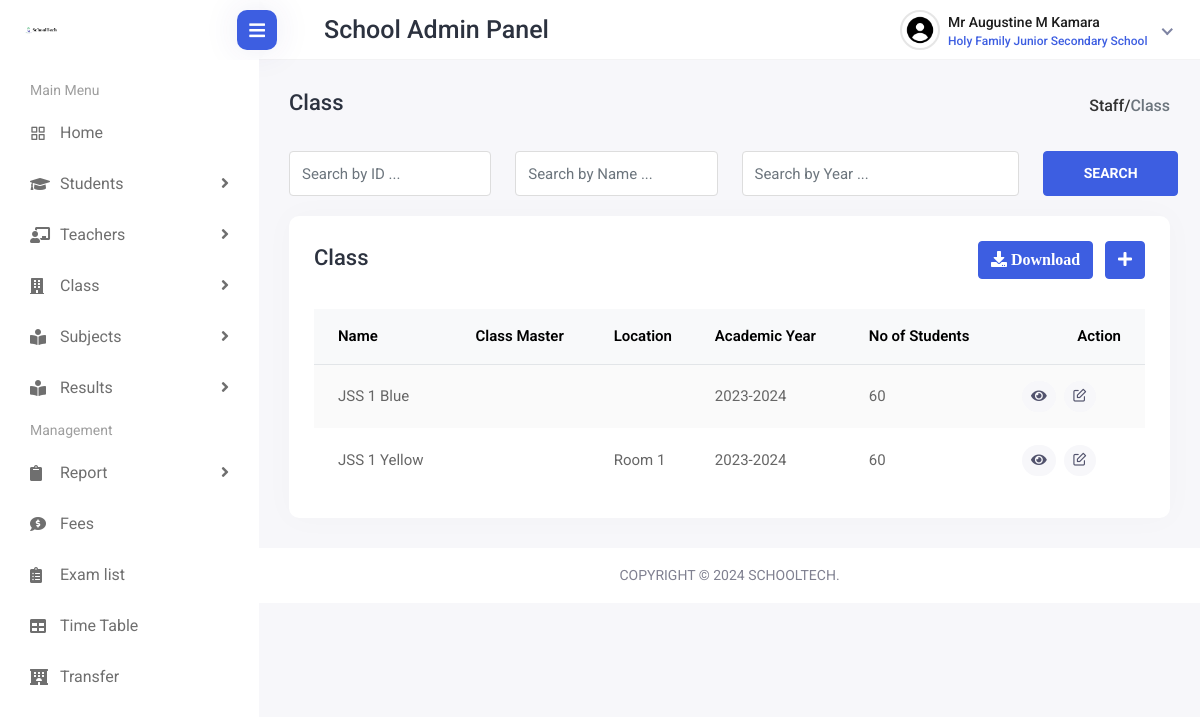
The page /schooladmin/class.php (signed in) on the database its author committed.
### tables this page shows
CREATE TABLE `schooladmin` (
  `id` int(11) NOT NULL,
  `school_id` int(11) NOT NULL,
  `schoolname` varchar(125) NOT NULL,
  `adminname` varchar(125) NOT NULL,
  `admin_images` varchar(125) NOT NULL,
  `gender` varchar(125) NOT NULL,
  `dob` varchar(125) NOT NULL,
  `nationality` varchar(125) NOT NULL,
  `pincode` varchar(125) NOT NULL,
  `emailaddress` varchar(125) NOT NULL,
  `phonenumber` varchar(255) NOT NULL,
  `homeaddress` varchar(125) NOT NULL,
  `password` varchar(125) NOT NULL,
  `status` varchar(125) NOT NULL,
  `date` varchar(125) NOT NULL,
  `month` varchar(125) NOT NULL,
  `year` varchar(125) NOT NULL
);

CREATE TABLE `class` (
  `id` int(11) NOT NULL,
  `school_id` varchar(125) NOT NULL,
  `schoolname` varchar(125) NOT NULL,
  `batch` varchar(125) NOT NULL,
  `classname` varchar(125) NOT NULL,
  `department` varchar(125) NOT NULL,
  `stage` varchar(125) NOT NULL,
  `level` varchar(125) NOT NULL,
  `classmaster` varchar(125) NOT NULL,
  `location` varchar(125) NOT NULL,
  `date` varchar(125) NOT NULL,
  `month` varchar(125) NOT NULL,
  `year` varchar(125) NOT NULL
);

### schooladmin/class.php (the view, shortened to what this page needs)
<?php
include('include/header.php');
?>
<div class="page-wrapper">
<div class="content container-fluid">
<div class="page-header">
<div class="row align-items-center">
<div class="col">
<h3 class="page-title">Class</h3>
<ul class="breadcrumb">
<li class="breadcrumb"><a href="view_staff.php">Staff/</a></li>
<li class="breadcrumb-item active">Class</li>
</ul>
</div>
</div>
</div>
<div class="student-group-form">
<div class="row">
<div class="col-lg-3 col-md-6">
<div class="form-group">
<input type="text" class="form-control" placeholder="Search by ID ...">
</div>
</div>
<div class="col-lg-3 col-md-6">
<div class="form-group">
<input type="text" class="form-control" placeholder="Search by Name ...">
</div>
</div>
<div class="col-lg-4 col-md-6">
<div class="form-group">
<input type="text" class="form-control" placeholder="Search by Year ...">
</div>
</div>
<div class="col-lg-2">
<div class="search-student-btn">
<button type="btn" class="btn btn-primary">Search</button>
</div>
</div>
</div>
</div>
<div class="row">
<div class="col-sm-12">
<div class="card card-table">
<div class="card-body" id="classdownload">
<div class="page-header">
<div class="row align-items-center">
<div class="col">
<h3 class="page-title">Class</h3>
</div>
<div class="col-auto text-end float-end ms-auto download-grp">
<button class="btn btn-outline-primary me-2" id="download"><i class="fas fa-download"> Download</i></button>
<a href="add_class.php" class="btn btn-primary"><i class="fas fa-plus"></i></a>
</div>
</div>
</div>
<table class="table border-0 star-student table-hover table-center mb-0 datatable table-striped">
<thead class="student-thread">
<tr>
<th>Name</th>
<th>Class Master</th>
<th>Location</th>
<th>Academic Year</th>
<th>No of Students</th>
<th class="text-end">Action</th>
</tr>
</thead>
<tbody>
<?php
$id = $_SESSION['id'];
$data = mysqli_query($sql_con, "select * from schooladmin where id = '$id' ");
$row = mysqli_fetch_array($data);
$school_id = $row['school_id'];
                        $query = "SELECT * FROM class WHERE school_id = $school_id";
                    $result = mysqli_query($sql_con, $query);
                    ?>
 <tr>
                            <?php
                            while ($row = mysqli_fetch_assoc($result)) {
                                ?>
                            <tr>
                                <td>
                                    <?php echo $row['classname']; ?>
                                </td>
                                <td>
                                </td>
                                <td>
                                    <?php echo $row['location']; ?>
                                </td>
                                <td>
                                    <?php echo $row['batch']; ?>
                                </td>
                                <td>
                                    <?php echo '60'; ?>
                                </td>
                                <td>
                                    <div class="d-flex">
                                        <a href="sold.php?id=<?php echo $row['id']; ?>" data-tooltip="tooltip" title="View"
                                            data-target="#viewthreeModaldep" class="btn btn-sm bg-success-light me-2"><i
                                                class="fa fa-eye"></i></a>
                                        <a href="edit_class.php?id=<?php echo $row['id']; ?>" data-tooltip="tooltip" title="View"
                                            data-target="#viewthreeModaldep" class="btn btn-sm bg-danger-light"><i
                                            class="feather-edit"></i></a>
                                    </div>
                                </td>
                            </tr>
                            <?php
                            }
                            ?>
                </tr>
                </tbody>
</table>
</div>
</div>
</div>
</div>
</div>
<footer>
<p>Copyright © 2024 SchoolTech.</p>
</footer>
</div>
</body>
</html>

### schooladmin/include/header.php (shortened to what this page needs)
<?php
include('dbcon.php');
?>
<!DOCTYPE html>
<html lang="en">
<head>
    <link rel="stylesheet" href="assets/plugins/bootstrap/css/bootstrap.min.css">
    <link rel="stylesheet" href="assets/plugins/feather/feather.css">
    <link rel="stylesheet" href="assets/plugins/icons/flags/flags.css">
    <link rel="stylesheet" href="assets/plugins/fontawesome/css/fontawesome.min.css">
    <link rel="stylesheet" href="assets/plugins/fontawesome/css/all.min.css">
    <link rel="stylesheet" href="assets/css/style.css">
</head>
<body>
    <div class="main-wrapper">
        <div class="header">
            <div class="header-left">
                <a href="view_staff.php" class="logo">
                    <img src="assets/img/stlogo1.png" width="10000" height="10000" alt="Logo">
                </a>
            </div>
            <div class="menu-toggle">
                <a href="javascript:void(0);" id="toggle_btn">
                    <i class="fas fa-bars"></i>
                </a>
            </div>
            <div class="top-nav-search" style="margin: 15px; padding-left: 50px">
                <h3 class="page-title" style="font-size: 25px">School Admin Panel</h3>
            </div>
            <ul class="nav user-menu">
                <li class="nav-item dropdown has-arrow new-user-menus">
                    <a href="#" class="dropdown-toggle nav-link" data-bs-toggle="dropdown">
                        <span class="user-img">
                            <img class="rounded-circle" src="assets/img/cavatar.png" width="31" alt="Ryan Taylor">
                            <div class="user-text">
                                <h6><?php $id = $_SESSION['id'];
                                    $data = mysqli_query($sql_con, "select * from schooladmin where id = '$id' ");
                                    $row = mysqli_fetch_array($data); ?></h6>
                                <h6><?php
                                if ($row['gender'] == 'Male') {
                                    echo "Mr"; echo ' '; echo $row['adminname'];
                                }
                                else {
                                    echo 'Mrs'; echo ' '; echo $row['adminname'];
                                }
                                ?></h6>
                                <p class="text-muted mb-0"><?php echo $row['schoolname']; ?></p>
                            </div>
                        </span>
                    </a>
                </li>
            </ul>
        </div>
        <div class="sidebar" id="sidebar">
            <div class="sidebar-inner slimscroll">
                <div id="sidebar-menu" class="sidebar-menu">
                    <ul>
                        <li class="menu-title">
                            <span>Main Menu</span>
                        </li>
                        <li>
                            <a href="view_staff.php"><i class="feather-grid"></i> <span>Home</span></a>
                        </li>
                        <li class="submenu">
                            <a href="#"><i class="fas fa-graduation-cap"></i> <span> Students</span> <span class="menu-arrow"></span></a>
                        </li>
                        <li class="submenu">
                            <a href="#"><i class="fas fa-chalkboard-teacher"></i> <span> Teachers</span> <span class="menu-arrow"></span></a>
                        </li>
                        <li class="submenu">
                            <a href="#"><i class="fas fa-building"></i> <span> Class</span> <span class="menu-arrow"></span></a>
                        </li>
                        <li class="submenu">
                            <a href="#"><i class="fas fa-book-reader"></i> <span> Subjects</span> <span class="menu-arrow"></span></a>
                        </li>
                        <li class="submenu">
                            <a href="#"><i class="fas fa-book-reader"></i> <span> Results</span> <span class="menu-arrow"></span></a>
                        </li>
                        <li class="menu-title">
                            <span>Management</span>
                        </li>
                        <li class="submenu">
                            <a href="#"><i class="fas fa-clipboard"></i> <span> Report</span> <span class="menu-arrow"></span></a>
                        </li>
                        <li>
                            <a href="fees.php"><i class="fas fa-comment-dollar"></i> <span>Fees</span></a>
                        </li>
                        <li>
                            <a href="exam.php"><i class="fas fa-clipboard-list"></i> <span>Exam list</span></a>
                        </li>
                        <li>
                            <a href="timetable.php"><i class="fas fa-table"></i> <span>Time Table</span></a>
                        </li>
                        <li>
                            <a href="transfer.php"><i class="fas fa-hotel"></i> <span>Transfer</span></a>
                        </li>
                    </ul>
                </div>
            </div>
        </div>
</body>
</html>

### rows shown on the page
schooladmin: adminname "Augustine M Kamara", schoolname "Holy Family Junior Secondary School"
class: classname "JSS 1 Blue", batch "2023-2024"
class: classname "JSS 1 Yellow", location "Room 1", batch "2023-2024"
